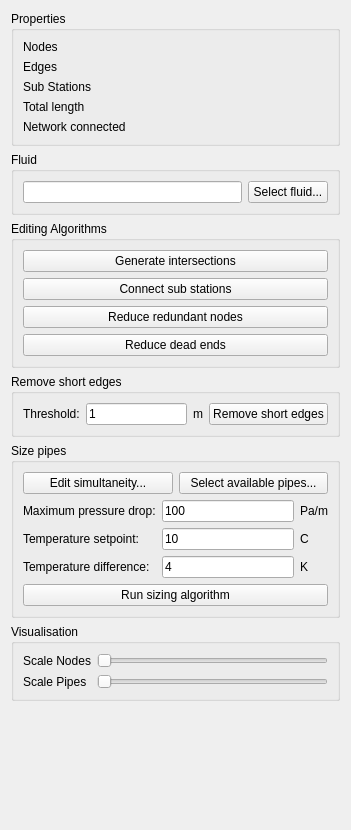
<?xml version="1.0" encoding="UTF-8"?>
<ui version="4.0">
 <class>SVPropEditNetwork</class>
 <widget class="QWidget" name="SVPropEditNetwork">
  <property name="geometry">
   <rect>
    <x>0</x>
    <y>0</y>
    <width>351</width>
    <height>830</height>
   </rect>
  </property>
  <property name="windowTitle">
   <string>Form</string>
  </property>
  <layout class="QVBoxLayout" name="verticalLayout_3">
   <item>
    <widget class="QGroupBox" name="groupBoxProperties">
     <property name="sizePolicy">
      <sizepolicy hsizetype="Preferred" vsizetype="Preferred">
       <horstretch>0</horstretch>
       <verstretch>0</verstretch>
      </sizepolicy>
     </property>
     <property name="title">
      <string>Properties</string>
     </property>
     <layout class="QFormLayout" name="formLayout_2">
      <item row="0" column="0">
       <widget class="QLabel" name="label_3">
        <property name="text">
         <string>Nodes</string>
        </property>
       </widget>
      </item>
      <item row="0" column="1">
       <widget class="QLabel" name="labelNodeCount">
        <property name="text">
         <string/>
        </property>
       </widget>
      </item>
      <item row="1" column="0">
       <widget class="QLabel" name="label">
        <property name="text">
         <string>Edges</string>
        </property>
       </widget>
      </item>
      <item row="3" column="0">
       <widget class="QLabel" name="label_7">
        <property name="text">
         <string>Total length</string>
        </property>
       </widget>
      </item>
      <item row="3" column="1">
       <widget class="QLabel" name="labelTotalLength">
        <property name="text">
         <string/>
        </property>
       </widget>
      </item>
      <item row="1" column="1">
       <widget class="QLabel" name="labelEdgeCount">
        <property name="text">
         <string/>
        </property>
       </widget>
      </item>
      <item row="5" column="1">
       <widget class="QLabel" name="labelConnectedSymbol">
        <property name="text">
         <string/>
        </property>
       </widget>
      </item>
      <item row="5" column="0">
       <widget class="QLabel" name="label_6">
        <property name="text">
         <string>Network connected</string>
        </property>
       </widget>
      </item>
      <item row="2" column="0">
       <widget class="QLabel" name="label_9">
        <property name="text">
         <string>Sub Stations</string>
        </property>
       </widget>
      </item>
      <item row="2" column="1">
       <widget class="QLabel" name="labelSubStationCount">
        <property name="text">
         <string/>
        </property>
       </widget>
      </item>
     </layout>
    </widget>
   </item>
   <item>
    <widget class="QGroupBox" name="groupBoxFluid">
     <property name="sizePolicy">
      <sizepolicy hsizetype="Preferred" vsizetype="Preferred">
       <horstretch>0</horstretch>
       <verstretch>0</verstretch>
      </sizepolicy>
     </property>
     <property name="title">
      <string>Fluid</string>
     </property>
     <layout class="QHBoxLayout" name="horizontalLayout_2">
      <item>
       <widget class="QLineEdit" name="lineEditFluidName">
        <property name="readOnly">
         <bool>true</bool>
        </property>
       </widget>
      </item>
      <item>
       <widget class="QPushButton" name="pushButtonSelectFluid">
        <property name="text">
         <string>Select fluid...</string>
        </property>
       </widget>
      </item>
     </layout>
    </widget>
   </item>
   <item>
    <widget class="QGroupBox" name="groupBoxEditNetwork">
     <property name="sizePolicy">
      <sizepolicy hsizetype="Preferred" vsizetype="Preferred">
       <horstretch>0</horstretch>
       <verstretch>0</verstretch>
      </sizepolicy>
     </property>
     <property name="title">
      <string>Editing Algorithms</string>
     </property>
     <layout class="QVBoxLayout" name="verticalLayout">
      <item>
       <widget class="QPushButton" name="pushButtonGenerateIntersections">
        <property name="text">
         <string>Generate intersections</string>
        </property>
        <property name="iconSize">
         <size>
          <width>24</width>
          <height>24</height>
         </size>
        </property>
       </widget>
      </item>
      <item>
       <widget class="QPushButton" name="pushButtonConnectBuildings">
        <property name="text">
         <string>Connect sub stations</string>
        </property>
        <property name="iconSize">
         <size>
          <width>24</width>
          <height>24</height>
         </size>
        </property>
       </widget>
      </item>
      <item>
       <widget class="QPushButton" name="pushButtonReduceRedundantNodes">
        <property name="text">
         <string>Reduce redundant nodes</string>
        </property>
        <property name="iconSize">
         <size>
          <width>24</width>
          <height>24</height>
         </size>
        </property>
       </widget>
      </item>
      <item>
       <widget class="QPushButton" name="pushButtonReduceDeadEnds">
        <property name="text">
         <string>Reduce dead ends</string>
        </property>
        <property name="iconSize">
         <size>
          <width>24</width>
          <height>24</height>
         </size>
        </property>
       </widget>
      </item>
     </layout>
    </widget>
   </item>
   <item>
    <widget class="QGroupBox" name="groupBoxRemoveShortEdges">
     <property name="sizePolicy">
      <sizepolicy hsizetype="Preferred" vsizetype="Preferred">
       <horstretch>0</horstretch>
       <verstretch>0</verstretch>
      </sizepolicy>
     </property>
     <property name="title">
      <string>Remove short edges</string>
     </property>
     <layout class="QHBoxLayout" name="horizontalLayout_3">
      <item>
       <widget class="QLabel" name="label_24">
        <property name="text">
         <string>Threshold:</string>
        </property>
       </widget>
      </item>
      <item>
       <widget class="QtExt::ValidatingLineEdit" name="lineEditThresholdSmallEdge">
        <property name="text">
         <string>1</string>
        </property>
       </widget>
      </item>
      <item>
       <widget class="QLabel" name="label_25">
        <property name="text">
         <string>m</string>
        </property>
       </widget>
      </item>
      <item>
       <widget class="QPushButton" name="pushButtonRemoveSmallEdge">
        <property name="text">
         <string>Remove short edges</string>
        </property>
       </widget>
      </item>
     </layout>
    </widget>
   </item>
   <item>
    <widget class="QGroupBox" name="groupBox">
     <property name="title">
      <string>Size pipes</string>
     </property>
     <layout class="QGridLayout" name="gridLayout_2">
      <item row="0" column="0">
       <widget class="QPushButton" name="pushButtonEditSimultaneity">
        <property name="text">
         <string>Edit simultaneity...</string>
        </property>
       </widget>
      </item>
      <item row="2" column="0" colspan="2">
       <layout class="QGridLayout" name="gridLayout">
        <item row="3" column="1">
         <widget class="QtExt::ValidatingLineEdit" name="lineEditTemperatureDifference">
          <property name="text">
           <string>4</string>
          </property>
         </widget>
        </item>
        <item row="2" column="1">
         <widget class="QtExt::ValidatingLineEdit" name="lineEditTemperatureSetpoint">
          <property name="text">
           <string>10</string>
          </property>
         </widget>
        </item>
        <item row="3" column="0">
         <widget class="QLabel" name="label_5">
          <property name="text">
           <string>Temperature difference:</string>
          </property>
         </widget>
        </item>
        <item row="0" column="1">
         <widget class="QtExt::ValidatingLineEdit" name="lineEditMaxPressureDrop">
          <property name="text">
           <string>100</string>
          </property>
         </widget>
        </item>
        <item row="2" column="0">
         <widget class="QLabel" name="label_4">
          <property name="text">
           <string>Temperature setpoint:</string>
          </property>
         </widget>
        </item>
        <item row="0" column="0">
         <widget class="QLabel" name="label_8">
          <property name="text">
           <string>Maximum pressure drop:</string>
          </property>
         </widget>
        </item>
        <item row="0" column="2">
         <widget class="QLabel" name="label_10">
          <property name="text">
           <string>Pa/m</string>
          </property>
         </widget>
        </item>
        <item row="2" column="2">
         <widget class="QLabel" name="label_11">
          <property name="text">
           <string>C</string>
          </property>
         </widget>
        </item>
        <item row="3" column="2">
         <widget class="QLabel" name="label_12">
          <property name="text">
           <string>K</string>
          </property>
         </widget>
        </item>
       </layout>
      </item>
      <item row="0" column="1">
       <widget class="QPushButton" name="pushButtonSelectPipes">
        <property name="text">
         <string>Select available pipes...</string>
        </property>
       </widget>
      </item>
      <item row="3" column="0" colspan="2">
       <widget class="QPushButton" name="pushButtonSizePipeDimensions">
        <property name="text">
         <string>Run sizing algorithm</string>
        </property>
        <property name="iconSize">
         <size>
          <width>24</width>
          <height>24</height>
         </size>
        </property>
       </widget>
      </item>
     </layout>
    </widget>
   </item>
   <item>
    <widget class="QGroupBox" name="groupBoxVisualisation">
     <property name="sizePolicy">
      <sizepolicy hsizetype="Preferred" vsizetype="Preferred">
       <horstretch>0</horstretch>
       <verstretch>0</verstretch>
      </sizepolicy>
     </property>
     <property name="title">
      <string>Visualisation</string>
     </property>
     <layout class="QFormLayout" name="formLayout_6">
      <item row="0" column="0">
       <widget class="QLabel" name="label_22">
        <property name="text">
         <string>Scale Nodes</string>
        </property>
       </widget>
      </item>
      <item row="0" column="1">
       <widget class="QSlider" name="horizontalSliderScaleNodes">
        <property name="minimum">
         <number>1</number>
        </property>
        <property name="maximum">
         <number>70</number>
        </property>
        <property name="singleStep">
         <number>1</number>
        </property>
        <property name="pageStep">
         <number>10</number>
        </property>
        <property name="orientation">
         <enum>Qt::Horizontal</enum>
        </property>
       </widget>
      </item>
      <item row="1" column="0">
       <widget class="QLabel" name="label_27">
        <property name="text">
         <string>Scale Pipes</string>
        </property>
       </widget>
      </item>
      <item row="1" column="1">
       <widget class="QSlider" name="horizontalSliderScaleEdges">
        <property name="minimum">
         <number>1</number>
        </property>
        <property name="maximum">
         <number>70</number>
        </property>
        <property name="orientation">
         <enum>Qt::Horizontal</enum>
        </property>
       </widget>
      </item>
     </layout>
    </widget>
   </item>
   <item>
    <spacer name="verticalSpacer">
     <property name="orientation">
      <enum>Qt::Vertical</enum>
     </property>
     <property name="sizeHint" stdset="0">
      <size>
       <width>20</width>
       <height>999</height>
      </size>
     </property>
    </spacer>
   </item>
  </layout>
 </widget>
 <customwidgets>
  <customwidget>
   <class>QtExt::ValidatingLineEdit</class>
   <extends>QLineEdit</extends>
   <header location="global">QtExt_ValidatingLineEdit.h</header>
   <slots>
    <signal>editingFinishedSuccessfully()</signal>
   </slots>
  </customwidget>
 </customwidgets>
 <tabstops>
  <tabstop>lineEditFluidName</tabstop>
  <tabstop>pushButtonSelectFluid</tabstop>
  <tabstop>pushButtonGenerateIntersections</tabstop>
  <tabstop>pushButtonConnectBuildings</tabstop>
  <tabstop>pushButtonReduceRedundantNodes</tabstop>
  <tabstop>pushButtonReduceDeadEnds</tabstop>
  <tabstop>lineEditThresholdSmallEdge</tabstop>
  <tabstop>pushButtonRemoveSmallEdge</tabstop>
  <tabstop>pushButtonEditSimultaneity</tabstop>
  <tabstop>pushButtonSelectPipes</tabstop>
  <tabstop>lineEditMaxPressureDrop</tabstop>
  <tabstop>lineEditTemperatureSetpoint</tabstop>
  <tabstop>lineEditTemperatureDifference</tabstop>
  <tabstop>pushButtonSizePipeDimensions</tabstop>
  <tabstop>horizontalSliderScaleNodes</tabstop>
  <tabstop>horizontalSliderScaleEdges</tabstop>
 </tabstops>
 <resources/>
 <connections/>
</ui>
